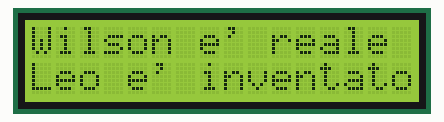
Simulated run of this sketch. Board: Arduino Uno, built with avr-gcc and run on an emulated ATmega328P. Shown: 16×2 character LCD.

Above: at 0.1 s.
At 2.1 s:
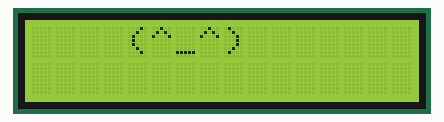

Measured:
- what the display in image 1 shows lasts 2.0 s, from 2.1 s to 4.1 s

The sketch:

lcd_display.ino
```cpp
#include <LiquidCrystal.h>
int rs=7;
int en=8;
int d4=9;
int d5=10;
int d6=11;
int d7=12;
int tempo=2000;
LiquidCrystal lcd(rs,en,d4,d5,d6,d7);
void setup() {
  // put your setup code here, to run once:
lcd.begin(16,2);
}

void loop() {
  // put your main code here, to run repeatedly:
lcd.clear();
lcd.setCursor(0,0);
lcd.print("Wilson e' reale");
lcd.setCursor(0,1);
lcd.print("Leo e' inventato");
delay(tempo);
lcd.clear();
lcd.print("    (^_^)");
delay(tempo);
}
```
